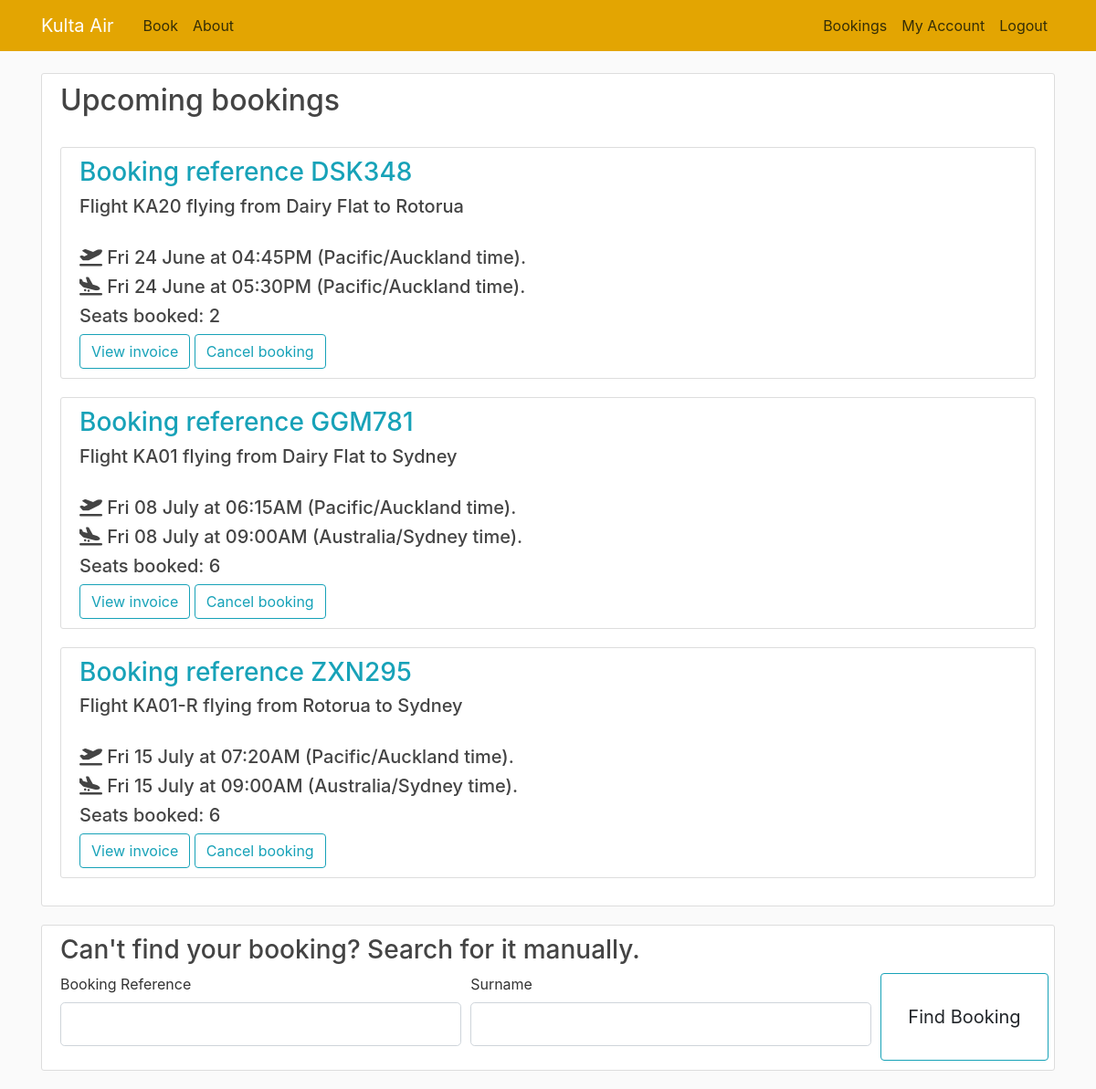
/bookings (signed in), run on the app's committed database.
### flightbookingapp/models.py (models this page shows, shortened)
class Booking(db.Model):
    booking_ref = db.Column(db.VARCHAR(6), primary_key=True, nullable=False, unique=True)
    customer = db.Column(db.Integer, db.ForeignKey('customer.id'), nullable=False)
    flight = db.Column(db.Integer, db.ForeignKey('departure.id'), nullable=False)
    tickets = db.Column(db.Integer, default=1)

class Departure(db.Model):
    id = db.Column(db.Integer, primary_key=True, nullable=False, unique=True)
    flight_number = db.Column(db.VARCHAR(10), db.ForeignKey('route.flight_code'), nullable=False)
    depart_date = db.Column(db.Date, nullable=False)
    stopover_date = db.Column(db.Date)
    arrival_date = db.Column(db.Date, nullable=False)
    price = db.Column(db.Float, nullable=False, default=0.00)
    booked_seats = db.Column(db.Integer, nullable=False, default=0)

class Airport(db.Model):
    int_code = db.Column(db.CHAR(4), primary_key=True, unique=True)
    name = db.Column(db.VARCHAR(50), nullable=False)
    timezone = db.Column(db.String(50))

class Route(db.Model):
    flight_code = db.Column(db.VARCHAR(10), primary_key=True, nullable=False, unique=True)
    depart_time = db.Column(db.Time, nullable=False)
    arrive_time = db.Column(db.Time, nullable=False)
    stopover_time = db.Column(db.Time)
    depart_airport = db.Column(db.CHAR(4), db.ForeignKey('airport.int_code'), nullable=False)
    arrive_airport = db.Column(db.CHAR(4), db.ForeignKey('airport.int_code'), nullable=False)
    stopover_airport = db.Column(db.CHAR(4), db.ForeignKey('airport.int_code'))
    plane = db.Column(db.Integer, db.ForeignKey('aircraft.id'), nullable=False)

### flightbookingapp/routes.py (the view, shortened to what this page needs)
@app.route('/bookings', methods=['GET', 'POST'])
def bookings():
    if request.method == "POST":
        if request.form.get('cancel') == 'Cancel booking':
            funcs.cancel_booking(request.form.get('booking'))
            return redirect(url_for('bookings'))
        if request.form.get('view') == 'View invoice':
            return redirect(url_for('invoice', booking_ref=request.form.get('booking'), surname=current_user.last_name))
    form = FindBookingForm()
    flight_info = {}
    if current_user.is_authenticated:
        flight_info = funcs.collect_user_bookings()
    return render_template('bookings.html', title='Bookings', loggedin=current_user.is_authenticated,
                           user_bookings=flight_info, form=form)

### flightbookingapp/forms.py
class FindBookingForm(FlaskForm):
    booking_ref = StringField('Booking Reference', validators=[DataRequired(), Length(min=1, max=6)])
    surname = StringField('Surname', validators=[DataRequired()])
    submit = SubmitField('Find Booking')

### flightbookingapp/models.py (called while the page is built)
@login_manager.user_loader
def load_customer(user_id):
    return Customer.query.get(int(user_id))

### flightbookingapp/route_funcs.py (called while the page is built)
def date_in_past(date_and_time, timezone) -> bool:
    return datetime.datetime.now(ZoneInfo(timezone)) > date_and_time.replace(tzinfo=ZoneInfo(timezone))

def collect_user_bookings():
    flight_info = []
    for booking in current_user.bookings:
        departure = Departure.query.filter_by(id=booking.flight).first()
        route = Route.query.filter_by(flight_code=departure.flight_number).first()
        dep_airport = Airport.query.filter_by(int_code=route.depart_airport).first()
        arr_airport = Airport.query.filter_by(int_code=route.arrive_airport).first()
        booking_past = date_in_past(datetime.datetime.combine(departure.depart_date, route.depart_time),
                                    dep_airport.timezone)
        flight_info.append([booking, departure, route, dep_airport, arr_airport, booking_past])
    return sorted(flight_info, key=lambda flight: flight[1].depart_date)

### flightbookingapp/templates/bookings.html (shortened to what this page needs)
{% extends "layout.html" %}
{% block content %}
    {% if loggedin %}
        {% with bookings=user_bookings %}
            {% include 'upcoming_bookings.html' %}
        {% endwith %}
        <div class="content-section">
        <h3 class="bookings-heading"> Can't find your booking? Search for it manually.</h3>
    {% else %}
        <div class="content-section">
        <h2 class="bookings-heading"> Search for a booking </h2>
    {% endif %}
<form method="POST" action="">
    <fieldset class="form-row">
        <div class="form-group col-md-5">
            {{ form.booking_ref.label(class="form-control-label") }}
            {% if form.booking_ref.errors %}
                {{ form.booking_ref(class="form-control form-control-lg is-invalid") }}
                <div class="invalid-feedback">
                    {% for error in form.fly_from.errors %}
                        <span>{{ error }}</span>
                    {% endfor %}
                </div>
            {% else %}
                {{ form.booking_ref(class="form-control form-control-lg") }}
            {% endif %}
        </div>
        <div class="form-group col-md-5">
            {{ form.surname.label(class="form-control-label") }}
            {% if form.surname.errors %}
                {{ form.surname(class="form-control form-control-lg is-invalid") }}
                <div class="invalid-feedback">
                    {% for error in form.surname.errors %}
                        <span>{{ error }}</span>
                    {% endfor %}
                </div>
            {% else %}
                {{ form.surname(class="form-control form-control-lg") }}
            {% endif %}
        </div>
        <div class="d-grid btn-group col-2 mx-auto">
            <button class="btn btn-outline-info"
                    type="submit">{{ form.submit(class="btn btn-lg") }}</button>
        </div>
    </fieldset>
</form>
</div>
{% endblock content %}

### flightbookingapp/templates/upcoming_bookings.html (shortened to what this page needs)
<div class="content-section">
    <div class="media">
        <div class="media-body">
            <h2 class="bookings-heading">Upcoming bookings</h2>
            {% set ns = namespace(upcoming=false, past=false) %}
            {% if bookings == [] %}
                <br>
                <p class="text-secondary"><a class="ml-2" href="{{ url_for('home') }}">You have no upcoming bookings.
                    Click here to make one!</a></p>
            {% else %}
                <br>
                {% for booking in bookings %}
                    {% if not booking[5] %}
                        {% set ns.upcoming = true %}
                        <div class="content-section">
                            <form method="post" action="">
                                <h3 class="text-info">Booking reference {{ booking[0].booking_ref.upper() }}</h3>
                                <h5>Flight {{ booking[1].flight_number }} flying from {{ booking[3].name }}
                                    to {{ booking[4].name }}</h5>
                                <br>
                                <h5>
                                    <i class="fa-solid fa-plane-departure"></i> {{ (booking[1].depart_date).strftime("%a %d %B") }}
                                    at
                                    {{ booking[2].depart_time.strftime("%#I:%M%p") }} ({{ booking[3].timezone }} time).
                                </h5>
                                <h5>
                                    <i class="fa-solid fa-plane-arrival"></i> {{ (booking[1].arrival_date).strftime("%a %d %B") }}
                                    at
                                    {{ booking[2].arrive_time.strftime("%#I:%M%p") }} ({{ booking[4].timezone }} time).
                                </h5>
                                <h5>Seats booked: {{ booking[0].tickets }}</h5>
                                <input type="submit" value="View invoice" name="view" class="btn btn-outline-info">
                                <input type="submit" value="Cancel booking" name="cancel" class="btn btn-outline-info">
                            </form>
                        </div>
                    {% else %}
                        {% set ns.past = true %}
                    {% endif %}
                {% endfor %}
            {% endif %}
        </div>
    </div>
</div>

### flightbookingapp/static/main.css (style rules this page uses)
body { background: #fafafa; color: #333333; margin-top: 5rem; }
h1, h2, h3, h4, h5, h6 { color: #444444; }
.content-section { background: #ffffff; padding: 10px 20px; border: 1px solid #dddddd; border-radius: 3px; margin-bottom: 20px; }

### data on the page
Booking: booking_ref "DSK348", flight_number "KA20", name "Dairy Flat", name "Rotorua", depart_time "04:45PM", timezone "Pacific/Auckland", arrive_time "05:30PM", tickets "2"
Departure: depart_date "Fri 24 June", arrival_date "Fri 24 June"
Booking: booking_ref "GGM781", flight_number "KA01", name "Dairy Flat", name "Sydney", depart_time "06:15AM", timezone "Pacific/Auckland", arrive_time "09:00AM", timezone "Australia/Sydney", tickets "6"
Departure: depart_date "Fri 08 July", arrival_date "Fri 08 July"
Booking: booking_ref "ZXN295", flight_number "KA01-R", name "Rotorua", name "Sydney", depart_time "07:20AM", timezone "Pacific/Auckland", arrive_time "09:00AM", timezone "Australia/Sydney", tickets "6"
Departure: depart_date "Fri 15 July", arrival_date "Fri 15 July"
